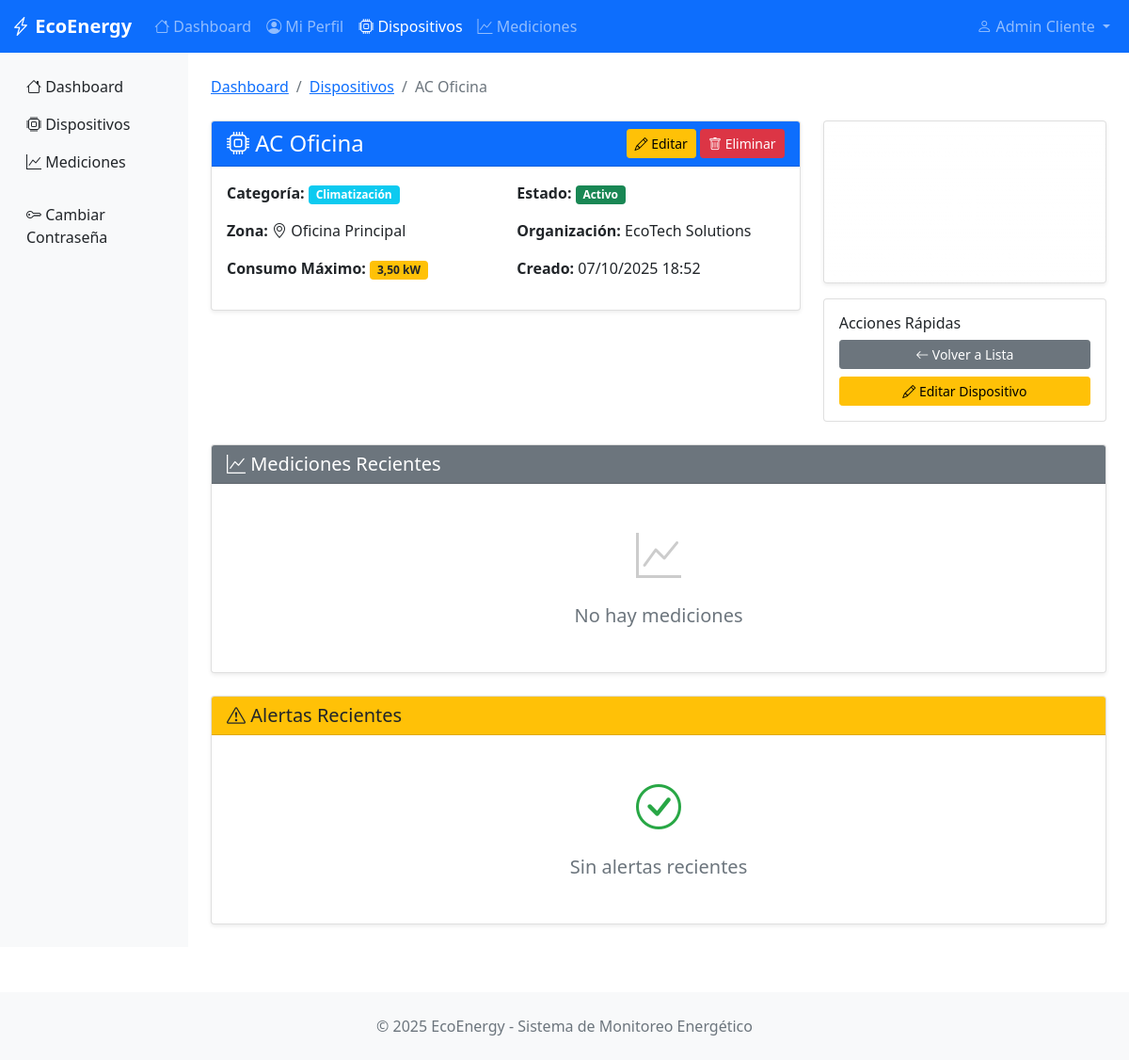
/devices/1/ (signed in), run on an earlier commit of the app's database.
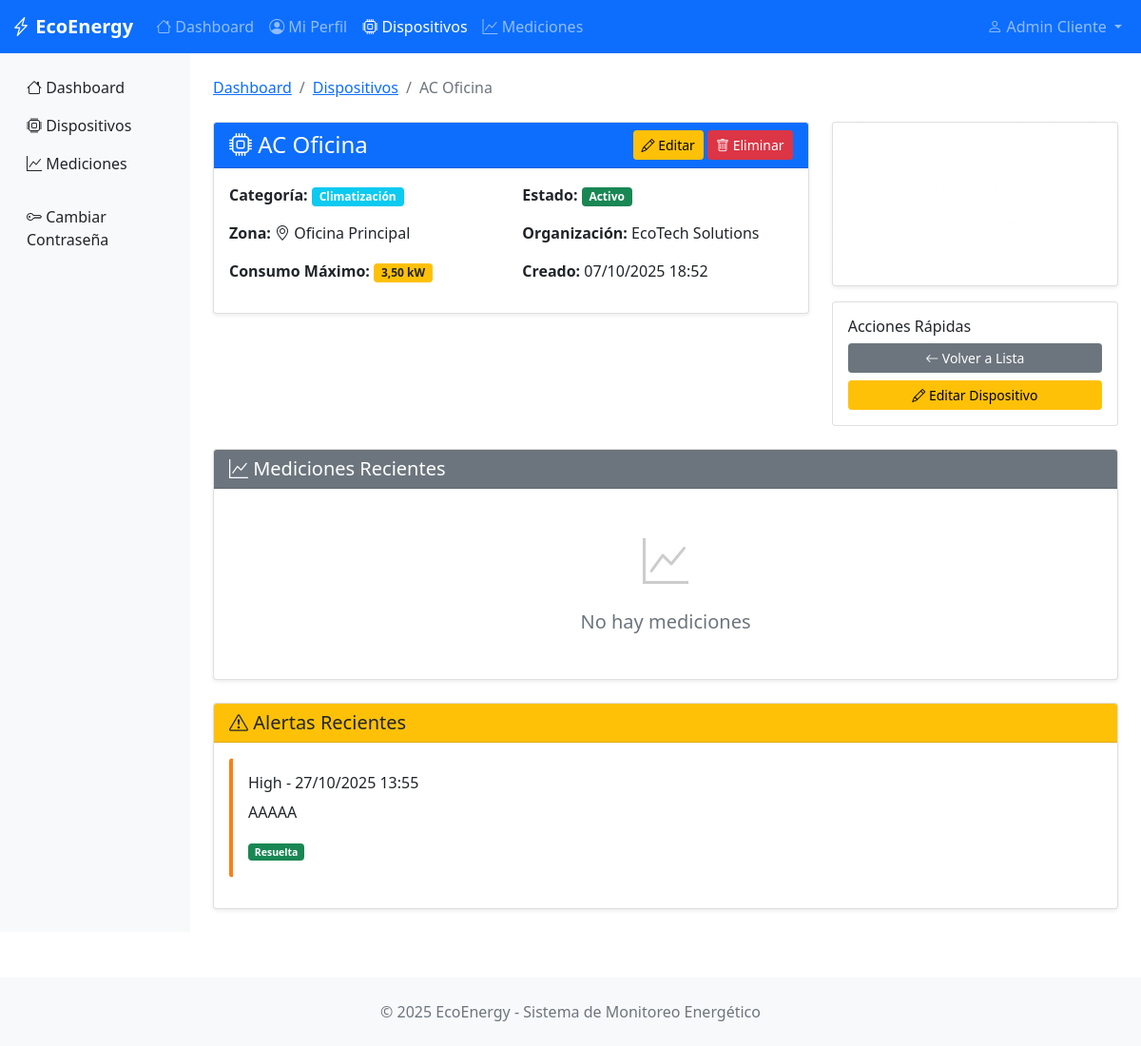
And on a later commit of the database.
### monitoring/models.py (models this page shows, shortened)
class BaseModel(models.Model):
    state = models.CharField(
        max_length=10,
        choices=STATES,
        default='ACTIVE',
        help_text="Estado del registro"
    )
    created_at = models.DateTimeField(
        auto_now_add=True,
        help_text="Fecha de creación"
    )
    updated_at = models.DateTimeField(
        auto_now=True,
        help_text="Fecha de última modificación"
    )
    deleted_at = models.DateTimeField(
        null=True,
        blank=True,
        help_text="Fecha de eliminación (soft delete)"
    )
    class Meta:
        abstract = True  # Esta clase no creará tabla, solo sirve de plantilla

class Alert(BaseModel):
    device = models.ForeignKey(
        Device,
        on_delete=models.CASCADE,
        help_text="Dispositivo que generó la alerta"
    )
    measurement = models.ForeignKey(
        Measurement,
        on_delete=models.CASCADE,
        help_text="Medición que generó la alerta"
    )
    severity = models.CharField(
        max_length=10,
        choices=ALERT_SEVERITIES,
        help_text="Nivel de severidad"
    )
    message = models.TextField(help_text="Mensaje descriptivo de la alerta")
    is_resolved = models.BooleanField(
        default=False,
        help_text="¿La alerta fue resuelta?"
    )
    organization = models.ForeignKey(
        Organization,
        on_delete=models.CASCADE,
        help_text="Empresa propietaria"
    )
    class Meta:
        verbose_name = "Alert"
        verbose_name_plural = "Alerts"
        ordering = ['-created_at']

### monitoring/device_views.py (the view)
# urls.py: path('devices/<int:pk>/', device_views.device_detail, name='device_detail'),
@login_required
@permission_required_with_message('monitoring.view_device')
def device_detail(request, pk):
    organization = get_user_organization(request.user)
    if organization:
        device = get_object_or_404(Device, pk=pk, organization=organization, state='ACTIVE')
    else:
        device = get_object_or_404(Device, pk=pk, state='ACTIVE')
    measurements = Measurement.objects.filter(device=device, state='ACTIVE').order_by('-measurement_date')[:20]
    alerts = Alert.objects.filter(device=device, state='ACTIVE').order_by('-created_at')[:10]
    stats = Measurement.objects.filter(device=device, state='ACTIVE').aggregate(
        avg_consumption=Avg('consumption_value'),
        total_measurements=Count('id')
    )
    context = {
        'device': device,
        'measurements': measurements,
        'alerts': alerts,
        'stats': stats,
        'organization': organization,
        'can_change': request.user.has_perm('monitoring.change_device'),
        'can_delete': request.user.has_perm('monitoring.delete_device'),
    }
    return render(request, 'monitoring/device_detail_new.html', context)

### monitoring/device_views.py (called while the page is built)
def get_user_organization(user):
    if user.is_superuser:
        return None
    try:
        return user.userprofile.organization
    except:
        return None

### monitoring/templates/monitoring/device_detail_new.html (shortened to what the changed rows need)
{% extends 'monitoring/base.html' %}
{% block content %}
<div class="py-4">
    <div class="row mb-4">
        <div class="col-md-4">
            <div class="card bg-gradient text-white shadow-sm mb-3"
                 style="background: linear-gradient(135deg, #667eea 0%, #764ba2 100%);">
                <div class="card-body text-center">
                    <div class="mt-3">
                        <h2 class="display-4">{{ stats.total_measurements|default:0 }}</h2>
                    </div>
                </div>
            </div>
        </div>
    </div>
    <div class="row">
        <div class="col-12">
            <div class="card shadow-sm">
                <div class="card-body">
                    {% if alerts %}
                        {% for alert in alerts %}
                            <div class="alert alert-{{ alert.severity|lower }} alert-dismissible">
                                <h6>{{ alert.get_severity_display }} - {{ alert.created_at|date:"d/m/Y H:i" }}</h6>
                                <p>{{ alert.message }}</p>
                                <small>
                                    {% if alert.is_resolved %}
                                        <span class="badge bg-success">Resuelta</span>
                                    {% else %}
                                        <span class="badge bg-danger">Pendiente</span>
                                    {% endif %}
                                </small>
                            </div>
                        {% endfor %}
                    {% else %}
                        <div class="text-center py-4">
                            <i class="bi bi-check-circle" style="font-size: 3rem; color: #28a745;"></i>
                            <h5 class="text-muted mt-3">Sin alertas recientes</h5>
                        </div>
                    {% endif %}
                </div>
            </div>
        </div>
    </div>
</div>
{% endblock %}

What changed in the data, as far as the page shows it:
added Alert: severity "High", created_at "27/10/2025 13:55", message "AAAAA", is_resolved "Resuelta"
Also different on the page:
text no longer shown: "Sin alertas recientes"
